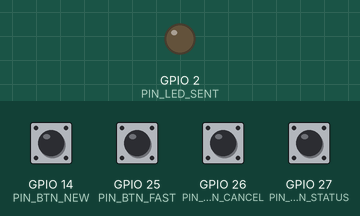
A sketch run on a simulated ESP32. On the bench: output pins drawn as LEDs (lit = HIGH). The inputs (shaded band) are chosen by the test bench; at power-on: GPIO 14 (PIN_BTN_NEW), GPIO 25 (PIN_BTN_FAST), GPIO 26 (PIN_BTN_CANCEL), GPIO 27 (PIN_BTN_STATUS) HIGH. What the sketch prints to the serial monitor is not drawn.

Above: at 1.2 s.
1.3 s: GPIO 14 (PIN_BTN_NEW) pulled LOW for 0.15 s
At 1.43 s:
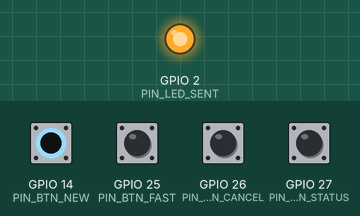
3.0 s: GPIO 25 (PIN_BTN_FAST) pulled LOW for 0.15 s
At 3.7 s:
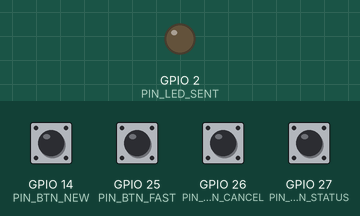
4.6 s: GPIO 26 (PIN_BTN_CANCEL) pulled LOW for 0.15 s
At 4.73 s:
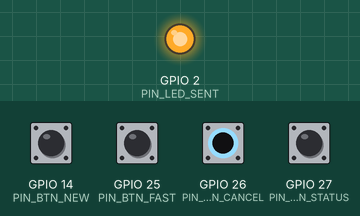
6.2 s: GPIO 27 (PIN_BTN_STATUS) pulled LOW for 0.15 s
At 7.6 s:
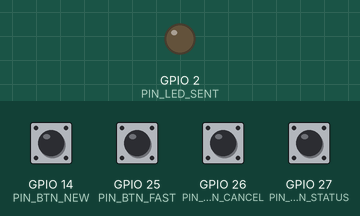
Timing chart, 0 to 8.8 s (numbered marks = the images above; inputs shaded):
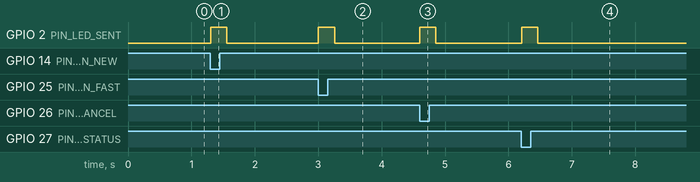

Measured:
- after the input at 1.3 s, GPIO 2 (PIN_LED_SENT): LOW → HIGH at once, → LOW 0.26 s later
- after the input at 3.0 s, GPIO 2 (PIN_LED_SENT): LOW → HIGH at once, → LOW 0.26 s later
- after the input at 4.6 s, GPIO 2 (PIN_LED_SENT): LOW → HIGH at once, → LOW 0.26 s later
- after the input at 6.2 s, GPIO 2 (PIN_LED_SENT): LOW → HIGH at once, → LOW 0.26 s later

The sketch:

sketch.ino
```cpp
const int PIN_BTN_NEW    = 14;
const int PIN_BTN_STATUS = 27;
const int PIN_BTN_CANCEL = 26;
const int PIN_BTN_FAST   = 25;
const int PIN_LED_SENT   = 2;

volatile int pendingAction = 0; // 1=new, 2=status, 3=cancel, 4=fast
volatile unsigned long lastIsrMs = 0;
int ticketSeq = 100;

void IRAM_ATTR isrNew()    { if (millis() - lastIsrMs > 300) { pendingAction = 1; lastIsrMs = millis(); } }
void IRAM_ATTR isrStatus() { if (millis() - lastIsrMs > 300) { pendingAction = 2; lastIsrMs = millis(); } }
void IRAM_ATTR isrCancel() { if (millis() - lastIsrMs > 300) { pendingAction = 3; lastIsrMs = millis(); } }
void IRAM_ATTR isrFast()   { if (millis() - lastIsrMs > 300) { pendingAction = 4; lastIsrMs = millis(); } }

void emitRequest(const char* requestType, const char* priority) {
  ticketSeq++;
  digitalWrite(PIN_LED_SENT, HIGH);

  Serial.printf(
    "{\"event\":\"kiosk.request.created\",\"kioskId\":\"branch-desk-01\",\"ticket\":\"T-%d\",\"requestType\":\"%s\",\"priority\":\"%s\"}\n",
    ticketSeq, requestType, priority
  );

  delay(250);
  digitalWrite(PIN_LED_SENT, LOW);
}

void setup() {
  Serial.begin(115200);

  pinMode(PIN_BTN_NEW, INPUT_PULLUP);
  pinMode(PIN_BTN_STATUS, INPUT_PULLUP);
  pinMode(PIN_BTN_CANCEL, INPUT_PULLUP);
  pinMode(PIN_BTN_FAST, INPUT_PULLUP);
  pinMode(PIN_LED_SENT, OUTPUT);

  attachInterrupt(digitalPinToInterrupt(PIN_BTN_NEW), isrNew, FALLING);
  attachInterrupt(digitalPinToInterrupt(PIN_BTN_STATUS), isrStatus, FALLING);
  attachInterrupt(digitalPinToInterrupt(PIN_BTN_CANCEL), isrCancel, FALLING);
  attachInterrupt(digitalPinToInterrupt(PIN_BTN_FAST), isrFast, FALLING);

  Serial.println("Branch Kiosk Producer ready: press NEW CLAIM, STATUS, CANCEL, or FAST TELLER.");
}

void loop() {
  if (pendingAction != 0) {
    int action = pendingAction;
    pendingAction = 0;

    if (action == 1) emitRequest("new_claim", "normal");
    if (action == 2) emitRequest("check_status", "normal");
    if (action == 3) emitRequest("cancel_claim", "normal");
    if (action == 4) emitRequest("fast_teller_help", "urgent");
  }
  delay(10);
}
```
